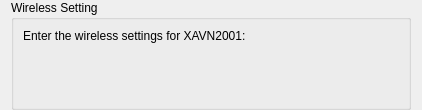
<?xml version="1.0" encoding="UTF-8"?>
<ui version="4.0">
 <class>EnterWirelessSettingPage</class>
 <widget class="QWidget" name="EnterWirelessSettingPage">
  <property name="geometry">
   <rect>
    <x>0</x>
    <y>0</y>
    <width>422</width>
    <height>110</height>
   </rect>
  </property>
  <property name="windowTitle">
   <string>Form</string>
  </property>
  <property name="styleSheet">
   <string notr="true">EnterWirelessSettingPage{background-color:transparent;}</string>
  </property>
  <layout class="QVBoxLayout" name="verticalLayout_2">
   <property name="topMargin">
    <number>0</number>
   </property>
   <property name="bottomMargin">
    <number>0</number>
   </property>
   <item>
    <widget class="QGroupBox" name="m_groupBox">
     <property name="title">
      <string>Wireless Setting</string>
     </property>
     <layout class="QVBoxLayout" name="verticalLayout">
      <item>
       <widget class="QLabel" name="m_enterSettingPromptLB">
        <property name="sizePolicy">
         <sizepolicy hsizetype="Preferred" vsizetype="Preferred">
          <horstretch>0</horstretch>
          <verstretch>0</verstretch>
         </sizepolicy>
        </property>
        <property name="styleSheet">
         <string notr="true"/>
        </property>
        <property name="text">
         <string>Enter the wireless settings for XAVN2001:</string>
        </property>
       </widget>
      </item>
      <item>
       <widget class="WirelessSettingPannel" name="m_wirelessSettingPane" native="true">
        <property name="sizePolicy">
         <sizepolicy hsizetype="Preferred" vsizetype="Expanding">
          <horstretch>0</horstretch>
          <verstretch>0</verstretch>
         </sizepolicy>
        </property>
        <property name="styleSheet">
         <string notr="true"/>
        </property>
       </widget>
      </item>
      <item>
       <widget class="WirelessSettingOperatePane" name="m_operatePane" native="true">
        <property name="sizePolicy">
         <sizepolicy hsizetype="Preferred" vsizetype="Expanding">
          <horstretch>0</horstretch>
          <verstretch>0</verstretch>
         </sizepolicy>
        </property>
        <property name="styleSheet">
         <string notr="true"/>
        </property>
       </widget>
      </item>
      <item>
       <widget class="SearchRouterPane" name="m_searchRouterPane" native="true">
        <property name="sizePolicy">
         <sizepolicy hsizetype="Preferred" vsizetype="Expanding">
          <horstretch>0</horstretch>
          <verstretch>0</verstretch>
         </sizepolicy>
        </property>
        <property name="styleSheet">
         <string notr="true"/>
        </property>
       </widget>
      </item>
     </layout>
    </widget>
   </item>
  </layout>
 </widget>
 <customwidgets>
  <customwidget>
   <class>WirelessSettingPannel</class>
   <extends>QWidget</extends>
   <header>wirelesssettingpannel.h</header>
   <container>1</container>
  </customwidget>
  <customwidget>
   <class>WirelessSettingOperatePane</class>
   <extends>QWidget</extends>
   <header>wirelesssettingoperatepane.h</header>
   <container>1</container>
  </customwidget>
  <customwidget>
   <class>SearchRouterPane</class>
   <extends>QWidget</extends>
   <header>searchrouterpane.h</header>
   <container>1</container>
  </customwidget>
 </customwidgets>
 <resources/>
 <connections/>
</ui>
